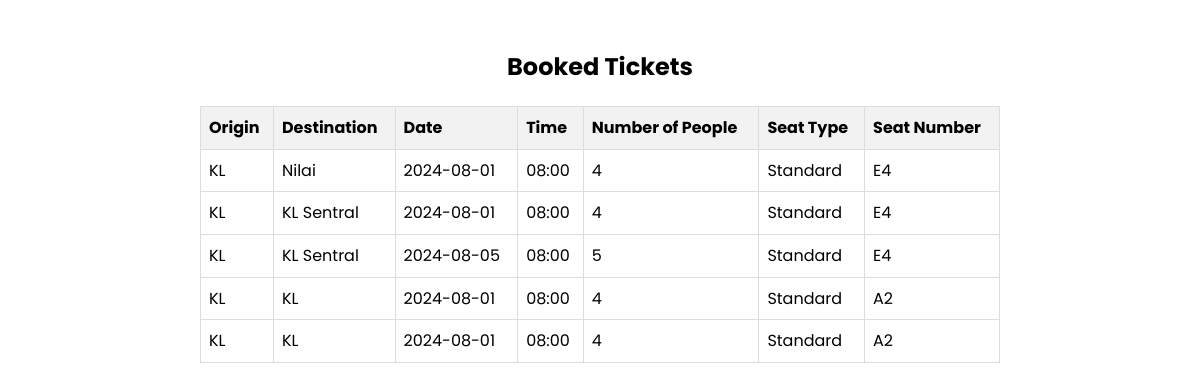
Screenshot of /ticket with the database file from the repository.
### tables this page shows
CREATE TABLE "bookings" (
	"id"	INTEGER,
	"origin"	TEXT NOT NULL,
	"destination"	TEXT NOT NULL,
	"date"	TEXT NOT NULL,
	"time"	TEXT NOT NULL,
	"num_people"	INTEGER NOT NULL,
	"seat_type"	TEXT NOT NULL,
	"seat_number"	TEXT NOT NULL,
	"created_at"	TIMESTAMP DEFAULT CURRENT_TIMESTAMP,
	PRIMARY KEY("id" AUTOINCREMENT)
);

### RailwayGo/auth.py (the view)
@auth.route('/ticket')
def ticket():
    db = get_db_connection()
    cur = db.execute('SELECT * FROM bookings')
    bookings = cur.fetchall()
    db.close()
    return render_template('ticket_ktm.html', bookings=bookings)

### RailwayGo/auth.py (called while the page is built)
def get_db_connection():
    conn = sqlite3.connect('database.db')
    conn.row_factory = sqlite3.Row
    return conn

### RailwayGo/templates/ticket_ktm.html (shortened to what this page needs)
<!DOCTYPE html>
<html lang="en">
<head>
</head>
<body>
<div class="container">
    <h2>Booked Tickets</h2>
    <table>
        <thead>
            <tr>
                <th>Origin</th>
                <th>Destination</th>
                <th>Date</th>
                <th>Time</th>
                <th>Number of People</th>
                <th>Seat Type</th>
                <th>Seat Number</th>
            </tr>
        </thead>
        <tbody>
            {% for booking in bookings %}
            <tr>
                <td>{{ booking['origin'] }}</td>
                <td>{{ booking['destination'] }}</td>
                <td>{{ booking['date'] }}</td>
                <td>{{ booking['time'] }}</td>
                <td>{{ booking['num_people'] }}</td>
                <td>{{ booking['seat_type'] }}</td>
                <td>{{ booking['seat_number'] }}</td>
            </tr>
            {% endfor %}
        </tbody>
    </table>
</div>
</body>
</html>

### RailwayGo/templates/ticket_ktm.html (style rules this page uses)
body { font-family: 'Poppins', sans-serif; line-height: 1.6; padding: 20px; }
table { width: 100%; border-collapse: collapse; margin-top: 20px; }
th, td { border: 1px solid #ddd; padding: 8px; text-align: left; }
th { background-color: #f2f2f2; }
.container { max-width: 800px; margin: 0 auto; }
h2 { text-align: center; }

### rows the page displays
bookings: origin "KL", destination "Nilai", date "2024-08-01", time "08:00", num_people "4", seat_type "Standard", seat_number "E4"
bookings: origin "KL", destination "KL Sentral", date "2024-08-01", time "08:00", num_people "4", seat_type "Standard", seat_number "E4"
bookings: origin "KL", destination "KL Sentral", date "2024-08-05", time "08:00", num_people "5", seat_type "Standard", seat_number "E4"
bookings: origin "KL", destination "KL", date "2024-08-01", time "08:00", num_people "4", seat_type "Standard", seat_number "A2"
bookings: origin "KL", destination "KL", date "2024-08-01", time "08:00", num_people "4", seat_type "Standard", seat_number "A2"
